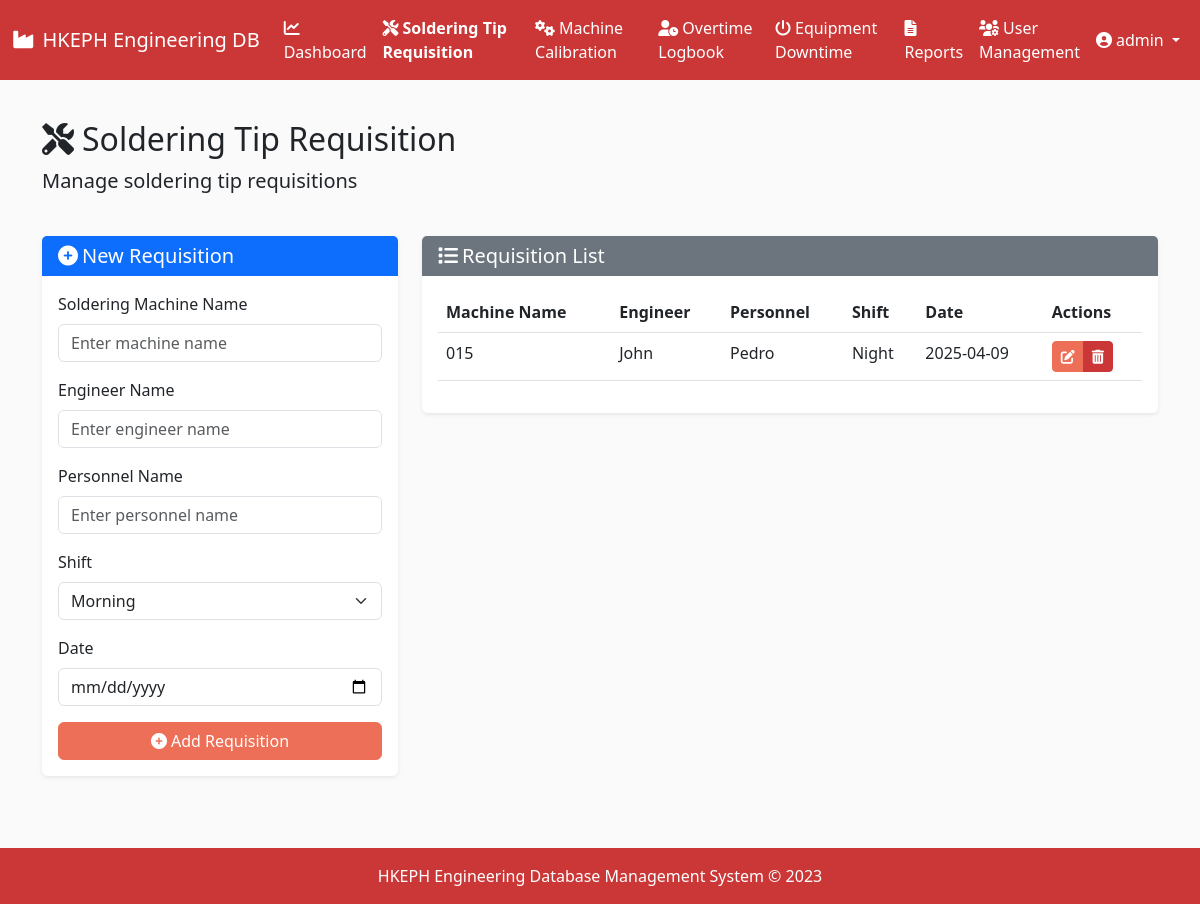
/soldering-tips (signed in), run on an earlier commit of the app's database.
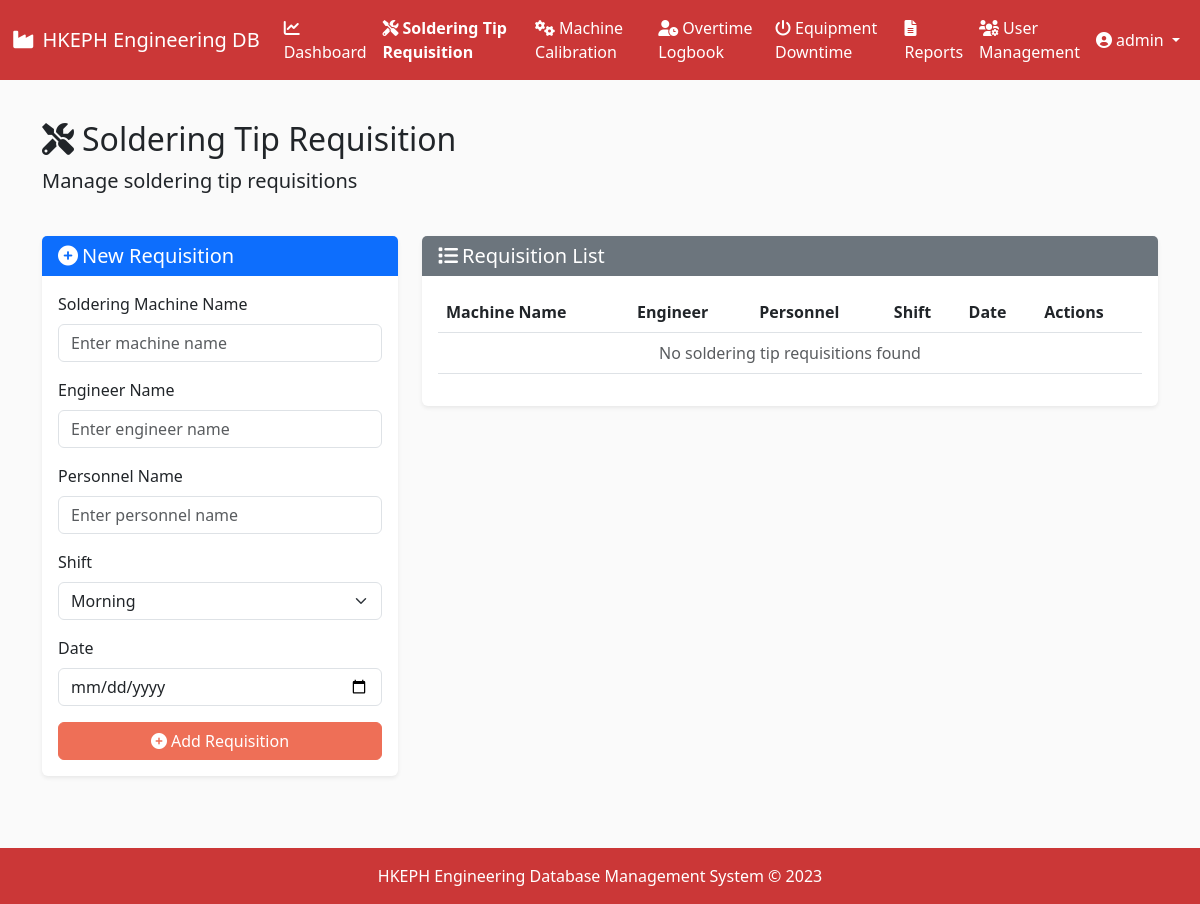
And on a later commit of the database.
### models.py (models this page shows, shortened)
class SolderingTip(db.Model):
    id = db.Column(db.Integer, primary_key=True)
    machine_name = db.Column(db.String(100), nullable=False)
    engineer_name = db.Column(db.String(100), nullable=False)
    personnel_name = db.Column(db.String(100), nullable=False)
    shift = db.Column(db.String(20), nullable=False)
    date = db.Column(db.DateTime, nullable=False)
    created_at = db.Column(db.DateTime, default=datetime.utcnow)

### routes.py (the view)
@app.route('/soldering-tips')
@login_required
def soldering_tips():
    tips = SolderingTip.query.order_by(SolderingTip.date.desc()).all()
    form = SolderingTipForm()
    return render_template('soldering_tip.html', tips=tips, form=form)

### forms.py
class SolderingTipForm(FlaskForm):
    machine_name = StringField('Machine Name', validators=[DataRequired(), Length(max=100)])
    engineer_name = StringField('Engineer Name', validators=[DataRequired(), Length(max=100)])
    personnel_name = StringField('Personnel Name', validators=[DataRequired(), Length(max=100)])
    shift = SelectField('Shift', choices=[('morning', 'Morning'), ('afternoon', 'Afternoon'), ('night', 'Night')], validators=[DataRequired()])
    date = DateField('Date', validators=[DataRequired()])

### app.py (called while the page is built)
@login_manager.user_loader
def load_user(user_id):
    return User.query.get(int(user_id))

### templates/soldering_tip.html (shortened to what the changed rows need)
{% extends 'base.html' %}
{% block content %}
<div class="row mb-4">
    <div class="col">
        <h2><i class="fas fa-tools me-2"></i>Soldering Tip Requisition</h2>
    </div>
</div>
<div class="row mb-4">
    <div class="col-md-8">
        <div class="card">
            <div class="card-body">
                <div class="table-responsive">
                    <table class="table table-hover">
                        <thead>
                            <tr>
                                <th>Machine Name</th>
                                <th>Engineer</th>
                                <th>Personnel</th>
                                <th>Shift</th>
                                <th>Date</th>
                                <th>Actions</th>
                            </tr>
                        </thead>
                        <tbody>
                            {% for tip in tips %}
                            <tr>
                                <td>{{ tip.machine_name }}</td>
                                <td>{{ tip.engineer_name }}</td>
                                <td>{{ tip.personnel_name }}</td>
                                <td>{{ tip.shift|capitalize }}</td>
                                <td>{{ tip.date.strftime('%Y-%m-%d') }}</td>
                                <td>
                                    <div class="btn-group btn-group-sm" role="group">
                                        <a href="{{ url_for('edit_soldering_tip', tip_id=tip.id) }}" class="btn btn-warning">
                                            <i class="fas fa-edit"></i>
                                        </a>
                                        <button type="button" class="btn btn-danger" data-bs-toggle="modal" data-bs-target="#deleteTipModal-{{ tip.id }}">
                                            <i class="fas fa-trash-alt"></i>
                                        </button>
                                    </div>
                                </td>
                            </tr>
                            {% endfor %}
                            {% if not tips %}
                            <tr>
                                <td colspan="6" class="text-center text-muted">No soldering tip requisitions found</td>
                            </tr>
                            {% endif %}
                        </tbody>
                    </table>
                </div>
            </div>
        </div>
    </div>
</div>
{% endblock %}

What changed in the data, as far as the page shows it:
removed SolderingTip: machine_name "015", engineer_name "John", personnel_name "Pedro", shift "Night", date "2025-04-09"
Also different on the page:
text now shown: "No soldering tip requisitions found"
